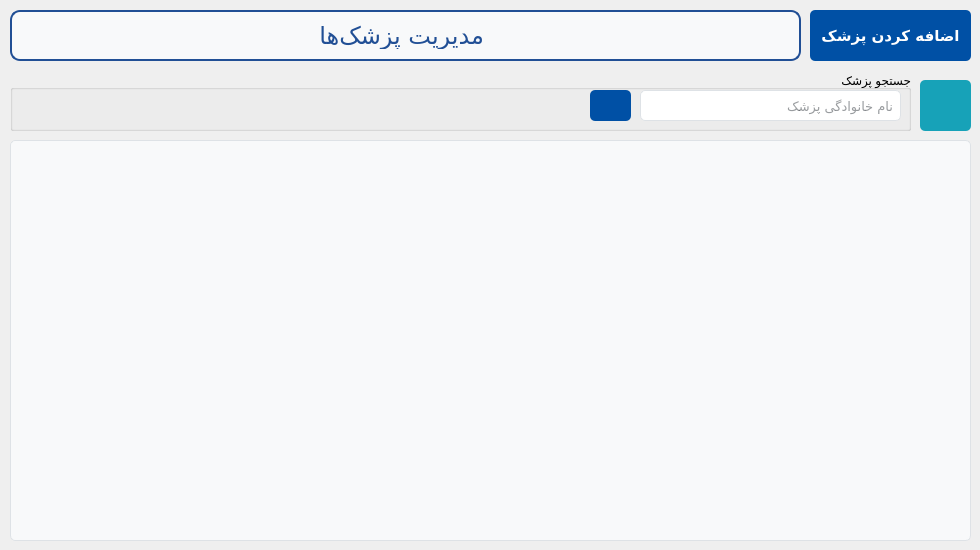
    <widget class="QWidget" name="medicalRecords_tab">
     <attribute name="icon">
      <iconset resource="../../../../../Resources/resource.qrc">
       <normaloff>:/icons/doctor.png</normaloff>:/icons/doctor.png</iconset>
     </attribute>
     <attribute name="title">
      <string>پزشک‌ها</string>
     </attribute>
     <widget class="QPushButton" name="addDoctor_btn">
      <property name="geometry">
       <rect>
        <x>810</x>
        <y>10</y>
        <width>161</width>
        <height>51</height>
       </rect>
      </property>
      <property name="font">
       <font>
        <family>Vazirmatn</family>
        <pointsize>11</pointsize>
        <weight>75</weight>
        <bold>true</bold>
        <underline>false</underline>
        <strikeout>false</strikeout>
       </font>
      </property>
      <property name="styleSheet">
       <string notr="true">QPushButton {
    background-color: #0050a5; /* Bootstrap primary blue */
    color: white; /* White text */
    border: none;
    border-radius: 5px; /* Rounded corners */
    padding: 10px; /* Padding */
    text-align: center;
    text-decoration: none;
}

QPushButton:hover {
    background-color: #0056b3; /* Darker blue on hover */
}

QPushButton:pressed {
    background-color: #004085; /* Even darker blue on press */
}
</string>
      </property>
      <property name="text">
       <string>اضافه کردن پزشک</string>
      </property>
      <property name="icon">
       <iconset resource="../../../../../Resources/resource.qrc">
        <normaloff>:/icons/plus.png</normaloff>:/icons/plus.png</iconset>
      </property>
      <property name="iconSize">
       <size>
        <width>20</width>
        <height>20</height>
       </size>
      </property>
     </widget>
     <widget class="QGroupBox" name="groupBox_5">
      <property name="geometry">
       <rect>
        <x>10</x>
        <y>70</y>
        <width>901</width>
        <height>61</height>
       </rect>
      </property>
      <property name="font">
       <font>
        <pointsize>9</pointsize>
       </font>
      </property>
      <property name="layoutDirection">
       <enum>Qt::LeftToRight</enum>
      </property>
      <property name="title">
       <string>جستجو پزشک</string>
      </property>
      <property name="alignment">
       <set>Qt::AlignRight|Qt::AlignTrailing|Qt::AlignVCenter</set>
      </property>
      <widget class="QPushButton" name="searchDoctor_btn">
       <property name="geometry">
        <rect>
         <x>580</x>
         <y>20</y>
         <width>41</width>
         <height>31</height>
        </rect>
       </property>
       <property name="font">
        <font>
         <family>Vazirmatn</family>
         <pointsize>12</pointsize>
         <weight>75</weight>
         <bold>true</bold>
         <underline>false</underline>
         <strikeout>false</strikeout>
        </font>
       </property>
       <property name="styleSheet">
        <string notr="true">QPushButton {
    background-color: #0050a5; /* Bootstrap primary blue */
    color: white; /* White text */
    border: none;
    border-radius: 5px; /* Rounded corners */
    text-align: center;
    text-decoration: none;
}

QPushButton:hover {
    background-color: #0056b3; /* Darker blue on hover */
}

QPushButton:pressed {
    background-color: #004085; /* Even darker blue on press */
}
</string>
       </property>
       <property name="text">
        <string/>
       </property>
       <property name="icon">
        <iconset resource="../../../../../Resources/resource.qrc">
         <normaloff>:/icons/magnifying-glass.png</normaloff>:/icons/magnifying-glass.png</iconset>
       </property>
       <property name="iconSize">
        <size>
         <width>20</width>
         <height>20</height>
        </size>
       </property>
      </widget>
      <widget class="QLineEdit" name="doctorLastName_txtbox">
       <property name="geometry">
        <rect>
         <x>630</x>
         <y>20</y>
         <width>261</width>
         <height>31</height>
        </rect>
       </property>
       <property name="font">
        <font>
         <family>Vazirmatn</family>
         <pointsize>10</pointsize>
        </font>
       </property>
       <property name="layoutDirection">
        <enum>Qt::RightToLeft</enum>
       </property>
       <property name="styleSheet">
        <string notr="true">/* Basic LineEdit styling */
QLineEdit {
    background-color: #ffffff; /* White background */
    border: 1px solid #dee2e6; /* Light grey border */
    border-radius: 5px; /* Rounded corners */
    color: #343a40; /* Dark grey text color */
    outline: none; /* Remove default outline */
	padding: 5px 5px;
}

/* Hover effect */
QLineEdit:hover {
    border: 1px solid #007bff; /* Blue border on hover */
}

/* Focus effect */
QLineEdit:focus {
    border: 1px solid #007bff; /* Blue border on focus */
}

/* Disabled state */
QLineEdit:disabled {
    background-color: #e9ecef; /* Light grey background when disabled */
    color: #6c757d; /* Grey text color when disabled */
}

</string>
       </property>
       <property name="locale">
        <locale language="Persian" country="Iran"/>
       </property>
       <property name="text">
        <string/>
       </property>
       <property name="placeholderText">
        <string>نام خانوادگی پزشک</string>
       </property>
      </widget>
     </widget>
     <widget class="QListWidget" name="doctors_lst">
      <property name="geometry">
       <rect>
        <x>10</x>
        <y>140</y>
        <width>961</width>
        <height>401</height>
       </rect>
      </property>
      <property name="font">
       <font>
        <family>Vazirmatn</family>
        <pointsize>12</pointsize>
       </font>
      </property>
      <property name="layoutDirection">
       <enum>Qt::RightToLeft</enum>
      </property>
      <property name="styleSheet">
       <string notr="true">/* Basic ListWidget styling */
QListWidget {
    background-color: #f8f9fa; /* Light grey background */
    border: 1px solid #dee2e6; /* Border color */
    border-radius: 5px; /* Rounded corners */
    padding: 5px; /* Padding inside the list */
    outline: 0; /* Remove focus indicator */
}

/* Item styling */
QListWidget::item {
    padding: 10px 15px; /* Padding for each item */
    margin: 5px 0; /* Margin between items */
    background-color: #ffffff; /* White background for items */
    border-radius: 5px; /* Rounded corners for items */
    color: #343a40; /* Dark grey text color */
    outline: 0; /* Remove focus indicator */
}

/* Hover effect for items */
QListWidget::item:hover {
    background-color: #e9ecef; /* Light grey background on hover */
}

/* Selected item styling */
QListWidget::item:selected {
    background-color: #0050a5;
	color: white;
}

/* Scroll bar styling */
QScrollBar:vertical {
    background: #f8f9fa; /* Light grey background for the scroll bar */
    width: 12px; /* Width of the vertical scroll bar */
    margin: 22px 0 22px 0; /* Margin to fit the top and bottom arrows */
    border: 1px solid #dee2e6; /* Border color */
    border-radius: 5px; /* Rounded corners */
}

QScrollBar::handle:vertical {
    background: #ced4da; /* Medium grey handle */
    min-height: 20px; /* Minimum height of the handle */
    border-radius: 5px; /* Rounded corners */
}

QScrollBar::add-line:vertical,
QScrollBar::sub-line:vertical {
    background: #ced4da; /* Medium grey for arrows */
    height: 20px;
    subcontrol-origin: margin;
    subcontrol-position: top;
    border-radius: 5px; /* Rounded corners */
}

QScrollBar::add-page:vertical, QScrollBar::sub-page:vertical {
    background: none;
}
</string>
      </property>
     </widget>
     <widget class="QLabel" name="label_9">
      <property name="geometry">
       <rect>
        <x>10</x>
        <y>10</y>
        <width>791</width>
        <height>51</height>
       </rect>
      </property>
      <property name="font">
       <font>
        <family>A Rezvan-fat</family>
        <pointsize>18</pointsize>
        <weight>50</weight>
        <bold>false</bold>
       </font>
      </property>
      <property name="layoutDirection">
       <enum>Qt::RightToLeft</enum>
      </property>
      <property name="autoFillBackground">
       <bool>false</bool>
      </property>
      <property name="styleSheet">
       <string notr="true">/* Basic styling for the company name label */
QLabel {
	color: rgb(33, 79, 149);
    
    padding: 10px; /* Padding around the text */
    border: 2px solid  rgb(33, 79, 149); /* Optional: Border with the same blue color */
    border-radius: 10px; /* Rounded corners */
    background-color: #f8f9fa; /* Light grey background to make it stand out */
    text-align: center; /* Center-align the text */
}

/* Hover effect */
QLabe:hover {
    color: #0056b3; /* Darker blue on hover */
    border-color: #0056b3; /* Match border color on hover */
}
</string>
      </property>
      <property name="text">
       <string> مدیریت پزشک‌ها</string>
      </property>
      <property name="alignment">
       <set>Qt::AlignCenter</set>
      </property>
     </widget>
     <widget class="QPushButton" name="refreshDoctorList_btn">
      <property name="geometry">
       <rect>
        <x>920</x>
        <y>80</y>
        <width>51</width>
        <height>51</height>
       </rect>
      </property>
      <property name="font">
       <font>
        <family>Vazirmatn</family>
        <pointsize>11</pointsize>
        <weight>75</weight>
        <bold>true</bold>
        <underline>false</underline>
        <strikeout>false</strikeout>
       </font>
      </property>
      <property name="layoutDirection">
       <enum>Qt::RightToLeft</enum>
      </property>
      <property name="styleSheet">
       <string notr="true">QPushButton {
    background-color: #17a2b8; /* Bootstrap primary blue */
    color: white; /* White text */
    border: none;
    border-radius: 5px; /* Rounded corners */
    text-align: center;
    text-decoration: none;
}

QPushButton:hover {
background-color: rgb(17, 122, 138);

}

QPushButton:pressed {
background-color: rgb(12, 89, 99);
    
}
</string>
      </property>
      <property name="text">
       <string/>
      </property>
      <property name="icon">
       <iconset resource="../../../../../Resources/resource.qrc">
        <normaloff>:/icons/refresh-arrow.png</normaloff>:/icons/refresh-arrow.png</iconset>
      </property>
      <property name="iconSize">
       <size>
        <width>35</width>
        <height>35</height>
       </size>
      </property>
     </widget>
    </widget>
